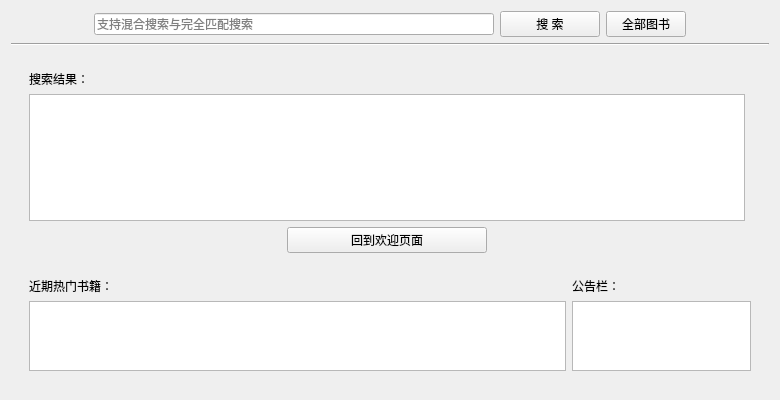
<?xml version="1.0" encoding="UTF-8"?>
<ui version="4.0">
 <class>Librarypage</class>
 <widget class="QWidget" name="Librarypage">
  <property name="geometry">
   <rect>
    <x>0</x>
    <y>0</y>
    <width>780</width>
    <height>400</height>
   </rect>
  </property>
  <property name="minimumSize">
   <size>
    <width>780</width>
    <height>400</height>
   </size>
  </property>
  <property name="windowTitle">
   <string>Form</string>
  </property>
  <layout class="QGridLayout" name="gridLayout">
   <item row="0" column="0">
    <layout class="QVBoxLayout" name="verticalLayout" stretch="1,0,10">
     <item>
      <layout class="QHBoxLayout" name="horizontalLayout">
       <item>
        <spacer name="horizontalSpacer_left">
         <property name="orientation">
          <enum>Qt::Horizontal</enum>
         </property>
         <property name="sizeHint" stdset="0">
          <size>
           <width>40</width>
           <height>20</height>
          </size>
         </property>
        </spacer>
       </item>
       <item>
        <widget class="QLineEdit" name="KeywordsEdit">
         <property name="minimumSize">
          <size>
           <width>400</width>
           <height>0</height>
          </size>
         </property>
         <property name="text">
          <string/>
         </property>
         <property name="placeholderText">
          <string>支持混合搜索与完全匹配搜索</string>
         </property>
        </widget>
       </item>
       <item>
        <widget class="QPushButton" name="SearchButton">
         <property name="minimumSize">
          <size>
           <width>100</width>
           <height>0</height>
          </size>
         </property>
         <property name="text">
          <string>搜 索</string>
         </property>
        </widget>
       </item>
       <item>
        <widget class="QPushButton" name="allbooks">
         <property name="text">
          <string>全部图书</string>
         </property>
        </widget>
       </item>
       <item>
        <spacer name="horizontalSpacer_right">
         <property name="orientation">
          <enum>Qt::Horizontal</enum>
         </property>
         <property name="sizeHint" stdset="0">
          <size>
           <width>40</width>
           <height>20</height>
          </size>
         </property>
        </spacer>
       </item>
      </layout>
     </item>
     <item>
      <widget class="Line" name="line">
       <property name="orientation">
        <enum>Qt::Horizontal</enum>
       </property>
      </widget>
     </item>
     <item>
      <widget class="QWidget" name="widget" native="true">
       <layout class="QGridLayout" name="gridLayout_2">
        <item row="0" column="0">
         <widget class="QWidget" name="After" native="true">
          <layout class="QGridLayout" name="gridLayout_3">
           <item row="2" column="0">
            <layout class="QHBoxLayout" name="horizontalLayout_2">
             <item>
              <spacer name="horizontalSpacer_2_left">
               <property name="orientation">
                <enum>Qt::Horizontal</enum>
               </property>
               <property name="sizeHint" stdset="0">
                <size>
                 <width>40</width>
                 <height>20</height>
                </size>
               </property>
              </spacer>
             </item>
             <item>
              <widget class="QPushButton" name="ReturnButton">
               <property name="minimumSize">
                <size>
                 <width>200</width>
                 <height>0</height>
                </size>
               </property>
               <property name="text">
                <string>回到欢迎页面</string>
               </property>
              </widget>
             </item>
             <item>
              <spacer name="horizontalSpacer_2_right">
               <property name="orientation">
                <enum>Qt::Horizontal</enum>
               </property>
               <property name="sizeHint" stdset="0">
                <size>
                 <width>40</width>
                 <height>20</height>
                </size>
               </property>
              </spacer>
             </item>
            </layout>
           </item>
           <item row="1" column="0">
            <widget class="QTableView" name="SearchResultsTableView">
             <property name="minimumSize">
              <size>
               <width>0</width>
               <height>0</height>
              </size>
             </property>
             <property name="editTriggers">
              <set>QAbstractItemView::NoEditTriggers</set>
             </property>
            </widget>
           </item>
           <item row="0" column="0">
            <widget class="QLabel" name="ResultsLabel">
             <property name="text">
              <string>搜索结果：</string>
             </property>
            </widget>
           </item>
          </layout>
         </widget>
        </item>
        <item row="1" column="0" rowspan="3" colspan="2">
         <widget class="QWidget" name="Before" native="true">
          <layout class="QGridLayout" name="gridLayout_4" columnstretch="0,3,0,1">
           <item row="1" column="1">
            <widget class="QTableView" name="PopularBooks"/>
           </item>
           <item row="1" column="3">
            <widget class="QListView" name="Notification"/>
           </item>
           <item row="0" column="1">
            <widget class="QLabel" name="PopularLable">
             <property name="text">
              <string>近期热门书籍：</string>
             </property>
            </widget>
           </item>
           <item row="0" column="3">
            <widget class="QLabel" name="NotificatoinLable">
             <property name="text">
              <string>公告栏：</string>
             </property>
            </widget>
           </item>
          </layout>
         </widget>
        </item>
       </layout>
      </widget>
     </item>
    </layout>
   </item>
  </layout>
 </widget>
 <resources/>
 <connections/>
</ui>
